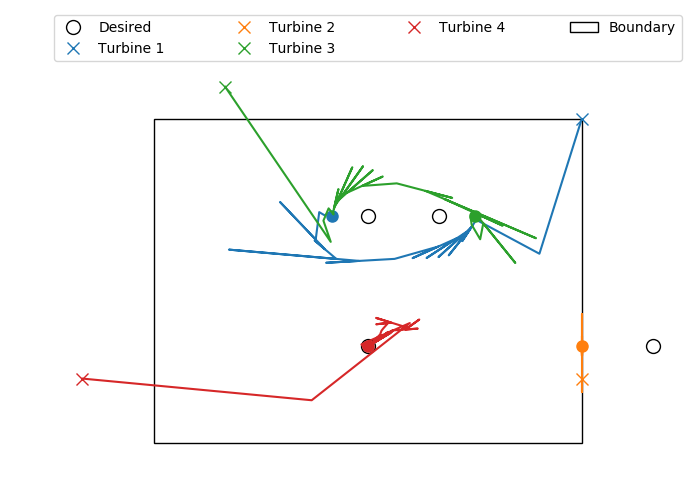

Write the Python code that produced this figure.
"""Example: optimizing a layout with constraints

This example uses a dummy cost function to optimize a simple wind turbine
layout that is subject to constraints. The optimization pushes the wind turbine
locations to specified locations in the farm.
"""
import os

from matplotlib.patches import Polygon
import matplotlib.pyplot as plt
import numpy as np

from topfarm import TopFarm
from topfarm.cost_models.dummy import DummyCost


# ------------------------ INPUTS ------------------------

# define the conditions for the wind farm
boundary = [(0, 0), (6, 0), (6, -10), (0, -10)]  # turbine boundaries
initial = np.array([[6, 0], [6, -8], [1, 1], [-1, -8]])  # initial turbine pos
desired = np.array([[3, -3], [7, -7], [4, -3], [3, -7]])  # desired turbine pos
optimal = np.array([[2.5, -3], [6, -7], [4.5, -3], [3, -7]])  # optimal layout
min_spacing = 2  # min distance between turbines

# ------------------------ OPTIMIZATION ------------------------

# create the wind farm and run the optimization
tf = TopFarm(initial, DummyCost(desired, ['turbineX', 'turbineY']),
             min_spacing, boundary=boundary, record_id=None)
cost, state, recorder = tf.optimize()

# get the positions tried during optimization from the recorder
rec_x, rec_y = recorder.get('turbineX'), recorder.get('turbineY')

# get the final, optimal positions
optimized = tf.turbine_positions

# ------------------------ PLOT (if possible) ------------------------

try:

    # initialize the figure and axes
    fig = plt.figure(1, figsize=(7, 5))
    plt.clf()
    ax = plt.axes()

    # plot the boundary and desired locations
    ax.add_patch(Polygon(boundary, closed=True, fill=False,
                         label='Boundary'))  # boundary
    plt.plot(desired[:, 0], desired[:, 1], 'ok', mfc='None', ms=10,
             label='Desired')  # desired positions

    # plot the history of each turbine
    for i_turb in range(rec_x.shape[1]):
        l, = plt.plot(rec_x[0, i_turb], rec_y[0, i_turb],
                      'x', ms=8, label=f'Turbine {i_turb+1}')  # initial
        plt.plot(rec_x[:, i_turb], rec_y[:, i_turb],
                 c=l.get_color())  # tested values
        plt.plot(rec_x[-1, i_turb], rec_y[-1, i_turb],
                 'o', ms=8, c=l.get_color())  # final

    # make a few adjustments to the plot
    ax.autoscale_view()  # autoscale the boundary
    plt.legend(bbox_to_anchor=(0., 1.02, 1., .102), loc=3,
               ncol=4, mode='expand', borderaxespad=0.)  # add a legend
    plt.tight_layout()  # zoom the plot in
    plt.axis('off')  # remove the axis

    # save the png
    fig.savefig(os.path.basename(__file__).replace('.py', '.png'))

except RuntimeError:
    pass
